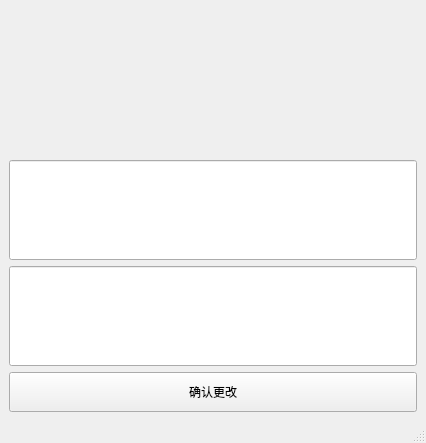
<?xml version="1.0" encoding="UTF-8"?>
<ui version="4.0">
 <class>MainWindow</class>
 <widget class="QMainWindow" name="MainWindow">
  <property name="geometry">
   <rect>
    <x>0</x>
    <y>0</y>
    <width>426</width>
    <height>443</height>
   </rect>
  </property>
  <property name="windowTitle">
   <string>MainWindow</string>
  </property>
  <widget class="QWidget" name="centralwidget">
   <layout class="QVBoxLayout" name="netcard">
    <item>
     <widget class="QLabel" name="label">
      <property name="text">
       <string/>
      </property>
     </widget>
    </item>
    <item>
     <widget class="QLineEdit" name="lineEdit_2">
      <property name="minimumSize">
       <size>
        <width>0</width>
        <height>100</height>
       </size>
      </property>
     </widget>
    </item>
    <item>
     <widget class="QLineEdit" name="lineEdit">
      <property name="minimumSize">
       <size>
        <width>0</width>
        <height>100</height>
       </size>
      </property>
     </widget>
    </item>
    <item>
     <widget class="QPushButton" name="pushButton">
      <property name="minimumSize">
       <size>
        <width>0</width>
        <height>40</height>
       </size>
      </property>
      <property name="text">
       <string>确认更改</string>
      </property>
     </widget>
    </item>
   </layout>
  </widget>
  <widget class="QMenuBar" name="menubar">
   <property name="geometry">
    <rect>
     <x>0</x>
     <y>0</y>
     <width>426</width>
     <height>26</height>
    </rect>
   </property>
  </widget>
  <widget class="QStatusBar" name="statusbar"/>
 </widget>
 <resources/>
 <connections/>
</ui>
